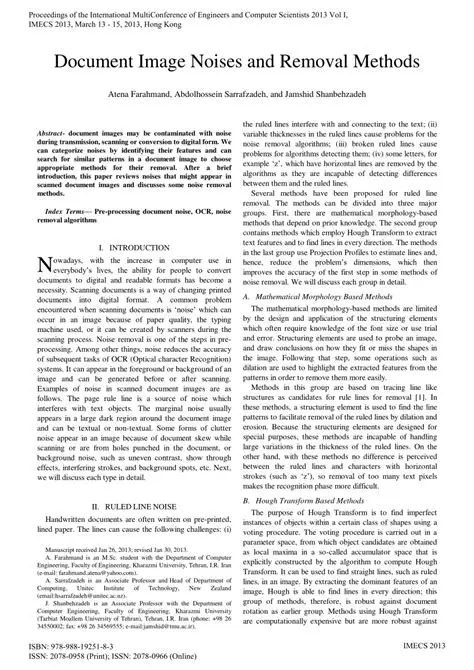
#> input picture week_2_learning/images_used/document7.webp, 474 x 670 px, found by its file name
$ python denoise_Document.py
#> lines starting #> are read from the running program, lines starting #| are printed output that depends on the picture; after the words box and inside, x2 and y2 are one past the last pixel; in counts of white or black regions, pixels touching at a corner belong together
import cv2
import numpy as np
kernel=np.ones((3,3),np.uint8)
img = cv2.imread("week_2_learning/images_used/document7.webp")
#> img is the input picture: shape (670, 474, 3); mean B, G, R 233.1, 233.1, 233.1

gray = cv2.cvtColor(img, cv2.COLOR_BGR2GRAY)

denoised = cv2.medianBlur(gray, 3)
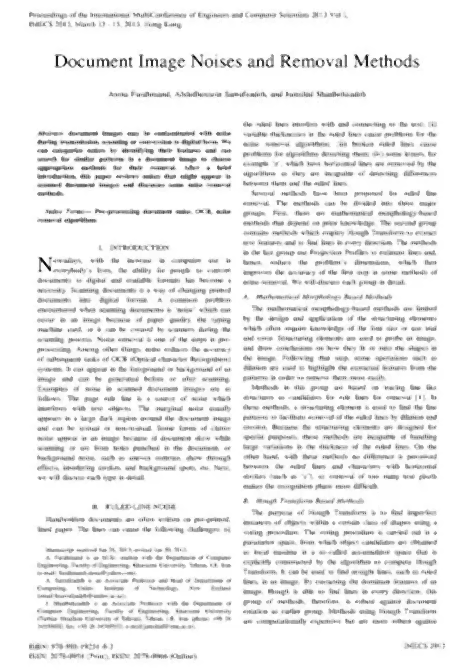
#> denoised: shape (670, 474); min 7, max 255, mean 237.3


_, thresh = cv2.threshold(
    denoised,
    0,
    255,
    cv2.THRESH_BINARY + cv2.THRESH_OTSU
)
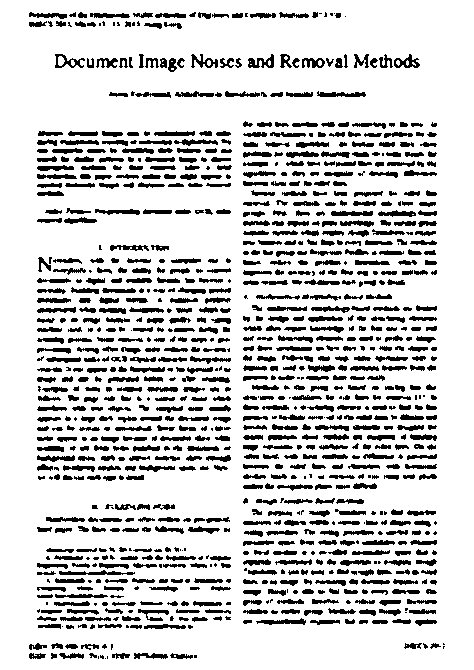
#> thresh: shape (670, 474); 81.9% white; 1004 black regions (176 under 20 px), largest, box (x1, y1, x2, y2) and area: (59, 570, 135, 575) 222, (317, 91, 366, 97) 193, (256, 618, 306, 625) 191

erosion=cv2.dilate(thresh,kernel,iterations=1)
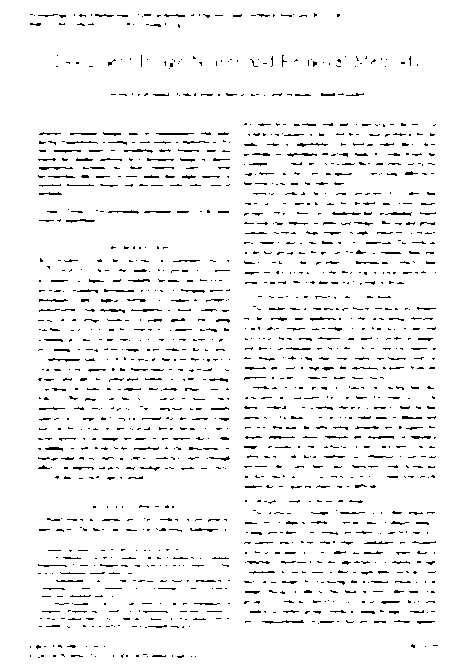
#> erosion: shape (670, 474); 95.1% white; black in thin lines or dots, all inside (x1, y1, x2, y2) = (30, 13, 438, 658)
cv2.imshow("original image",img)
cv2.imshow("Result", erosion)
cv2.waitKey(0)
cv2.destroyAllWindows()

$ run again, with week_2_learning/images_used/document4.webp copied over week_2_learning/images_used/document7.webp
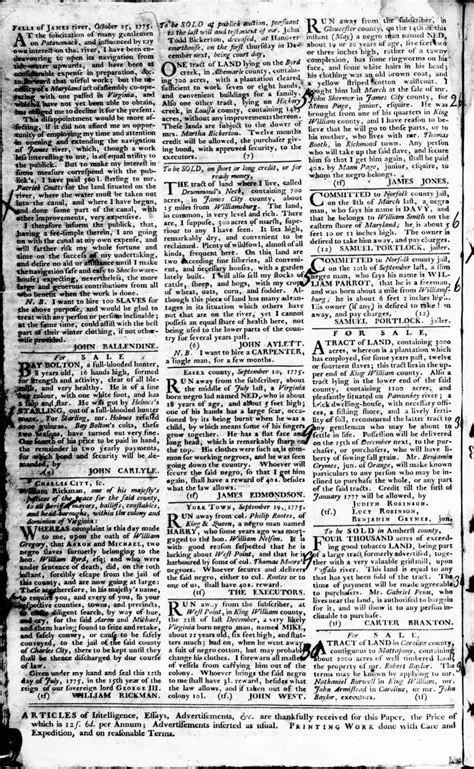
#> input picture week_2_learning/images_used/document4.webp, 474 x 769 px, found by its file name
#> img is the input picture: shape (769, 474, 3); mean B, G, R 188, 188, 188
#> `_, thresh = cv2.threshold( denoised, 0, 255, cv2.THRESH_BINARY + cv2.T..`:
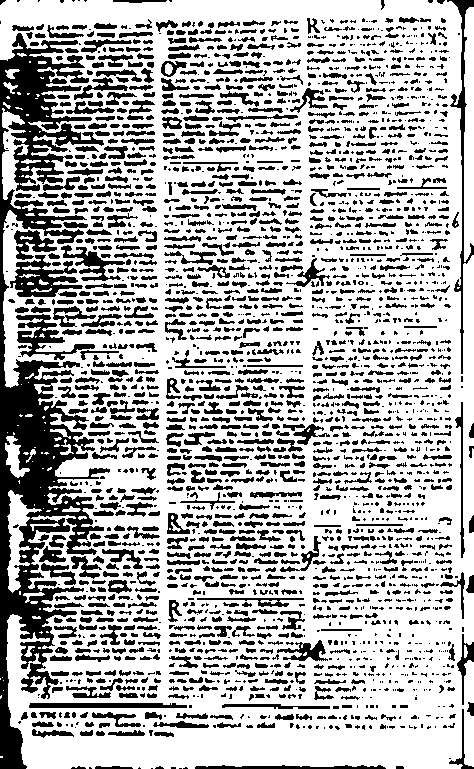
#> thresh: shape (769, 474); 69.9% white; 2433 black regions (1204 under 20 px), largest, box (x1, y1, x2, y2) and area: (0, 33, 110, 769) 25257, (10, 255, 83, 297) 1492, (447, 0, 474, 374) 1369
#> `erosion=cv2.dilate(thresh,kernel,iterations=1)`:
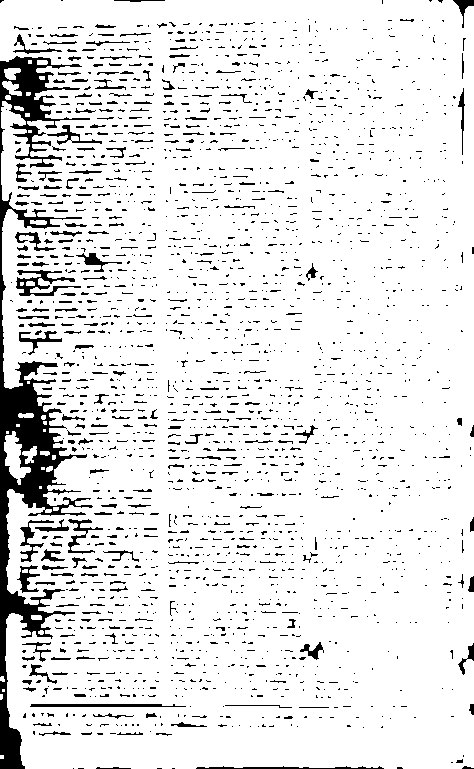
#> erosion: shape (769, 474); 90.3% white; 2105 black regions (1862 under 20 px), largest, box (x1, y1, x2, y2) and area: (0, 56, 93, 769) 13386, (16, 270, 81, 296) 631, (30, 704, 186, 707) 422

$ run again, with week_2_learning/images_used/document2.jpg saved as week_2_learning/images_used/document7.webp
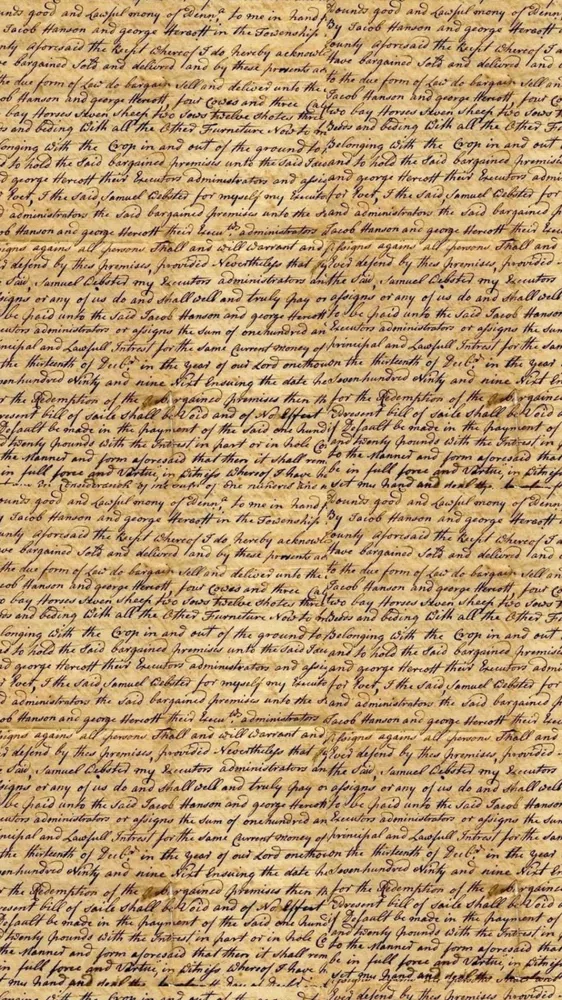
#> input picture week_2_learning/images_used/document2.jpg, 562 x 1000 px, shrunk from 1080 x 1920 before the run, found by its file name
#> img is the input picture: shape (1000, 562, 3); mean B, G, R 117, 160.4, 192
#> `_, thresh = cv2.threshold( denoised, 0, 255, cv2.THRESH_BINARY + cv2.T..`:
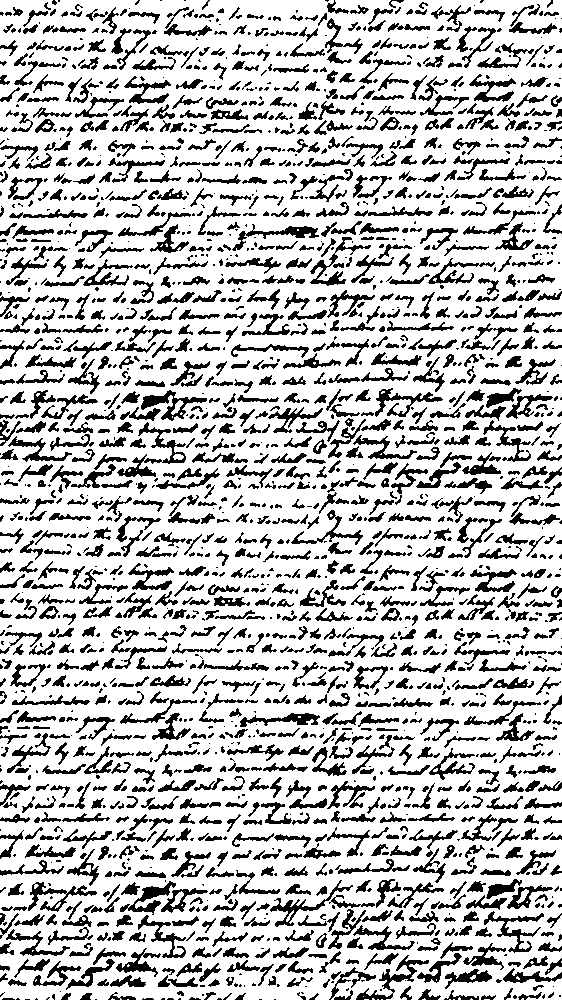
#> thresh: shape (1000, 562); 75.7% white; 2042 black regions (724 under 20 px), largest, box (x1, y1, x2, y2) and area: (117, 422, 186, 477) 835, (356, 955, 429, 1000) 651, (141, 390, 207, 421) 643
#> `erosion=cv2.dilate(thresh,kernel,iterations=1)`:
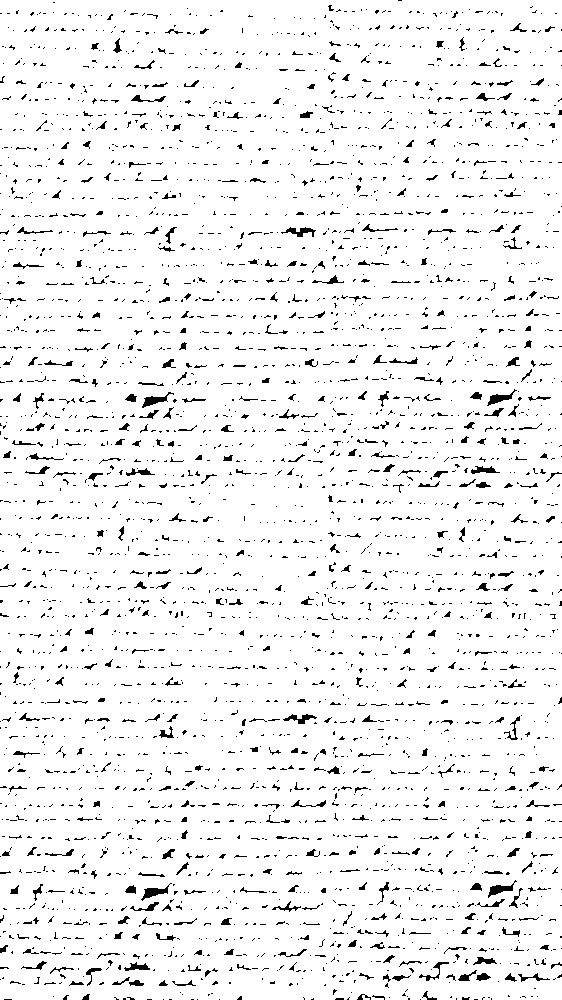
#> erosion: shape (1000, 562); 94.7% white; black in thin lines or dots

$ run again, with week_2_learning/images_used/document3.jpg saved as week_2_learning/images_used/document7.webp
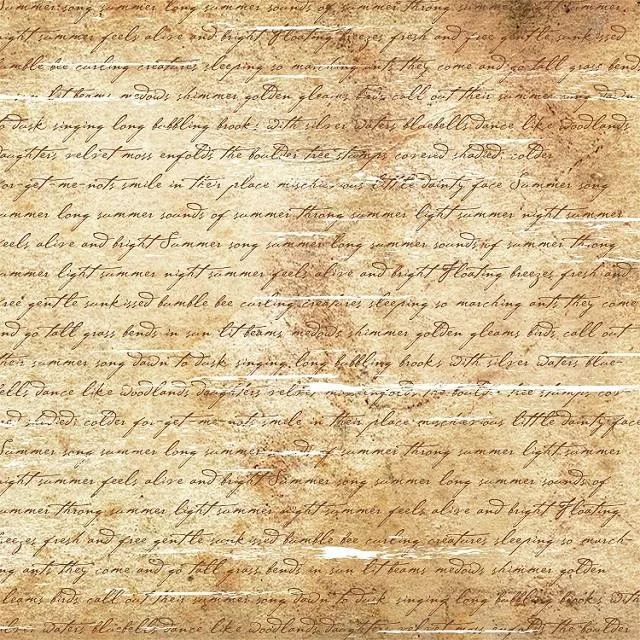
#> input picture week_2_learning/images_used/document3.jpg, 640 x 640 px, found by its file name
#> img is the input picture: shape (640, 640, 3); mean B, G, R 147.4, 189.3, 214.4
#> `_, thresh = cv2.threshold( denoised, 0, 255, cv2.THRESH_BINARY + cv2.T..`:
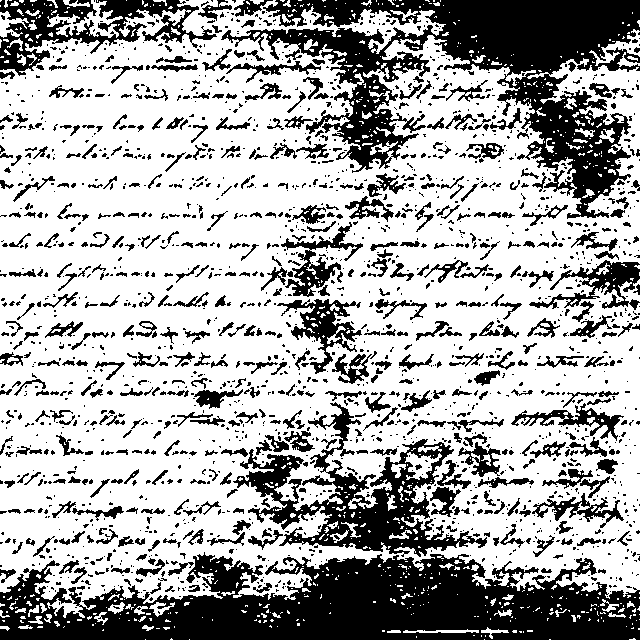
#> thresh: shape (640, 640); 66.9% white; 1957 black regions (1448 under 20 px), largest, box (x1, y1, x2, y2) and area: (0, 552, 640, 640) 36171, (221, 0, 640, 219) 31406, (233, 402, 487, 557) 10993
#> `erosion=cv2.dilate(thresh,kernel,iterations=1)`:
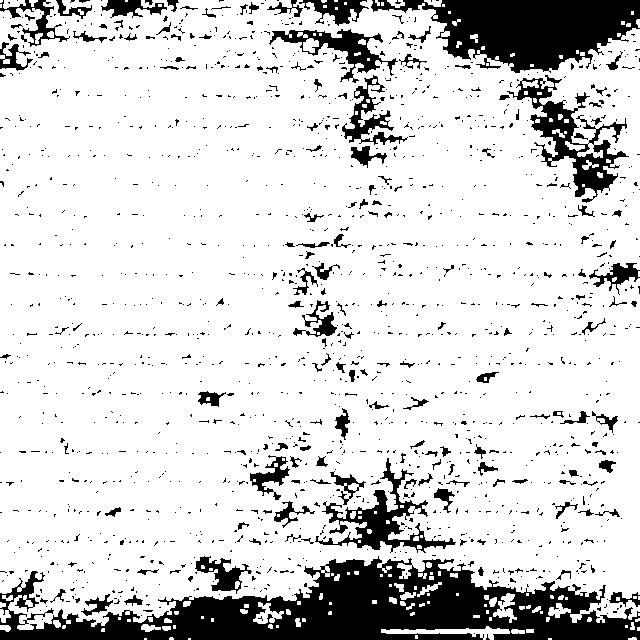
#> erosion: shape (640, 640); 83.8% white; 1562 black regions (1400 under 20 px), largest, box (x1, y1, x2, y2) and area: (0, 556, 640, 640) 25821, (371, 0, 640, 73) 11289, (507, 75, 629, 203) 3922
